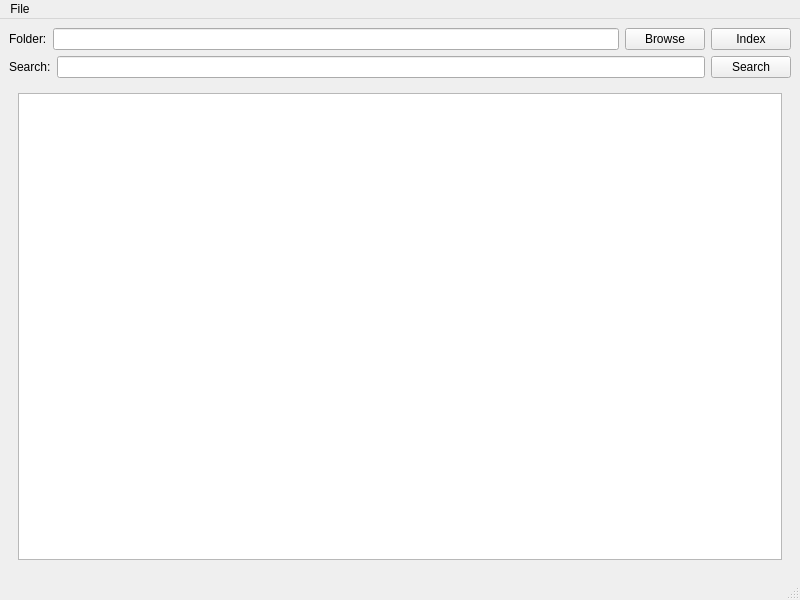
<?xml version="1.0" encoding="UTF-8"?>
<ui version="4.0">
 <class>MainWindow</class>
 <widget class="QMainWindow" name="MainWindow">
  <property name="geometry">
   <rect>
    <x>0</x>
    <y>0</y>
    <width>800</width>
    <height>600</height>
   </rect>
  </property>
  <property name="windowTitle">
   <string>PicFinder</string>
  </property>
  <property name="locale">
   <locale language="English" country="UnitedStates"/>
  </property>
  <widget class="QWidget" name="centralwidget">
   <layout class="QVBoxLayout" name="verticalLayout">
    <item>
     <layout class="QHBoxLayout" name="horizontalLayout">
      <item>
       <widget class="QLabel" name="label_2">
        <property name="text">
         <string>Folder:</string>
        </property>
       </widget>
      </item>
      <item>
       <widget class="QLineEdit" name="lineEdit_folder"/>
      </item>
      <item>
       <widget class="QPushButton" name="pushButton_folder_browse">
        <property name="text">
         <string>Browse</string>
        </property>
       </widget>
      </item>
      <item>
       <widget class="QPushButton" name="pushButton_index">
        <property name="text">
         <string>Index</string>
        </property>
       </widget>
      </item>
     </layout>
    </item>
    <item>
     <layout class="QHBoxLayout" name="horizontalLayout_2">
      <item>
       <widget class="QLabel" name="label">
        <property name="text">
         <string>Search:</string>
        </property>
       </widget>
      </item>
      <item>
       <widget class="QLineEdit" name="lineEdit_search"/>
      </item>
      <item>
       <widget class="QPushButton" name="pushButton_search">
        <property name="text">
         <string>Search</string>
        </property>
       </widget>
      </item>
     </layout>
    </item>
    <item>
     <widget class="QWidget" name="widget" native="true">
      <layout class="QVBoxLayout" name="verticalLayout_2">
       <item>
        <widget class="QListWidget" name="listWidget_search_result"/>
       </item>
      </layout>
     </widget>
    </item>
   </layout>
  </widget>
  <widget class="QMenuBar" name="menubar">
   <property name="geometry">
    <rect>
     <x>0</x>
     <y>0</y>
     <width>800</width>
     <height>22</height>
    </rect>
   </property>
   <widget class="QMenu" name="menuFile">
    <property name="locale">
     <locale language="English" country="UnitedStates"/>
    </property>
    <property name="title">
     <string>File</string>
    </property>
    <addaction name="actionClear_DB"/>
   </widget>
   <addaction name="menuFile"/>
  </widget>
  <widget class="QStatusBar" name="statusbar"/>
  <action name="actionPreference">
   <property name="text">
    <string>Preference</string>
   </property>
  </action>
  <action name="actionClear_DB">
   <property name="text">
    <string>Clear Database</string>
   </property>
  </action>
 </widget>
 <resources/>
 <connections/>
</ui>
